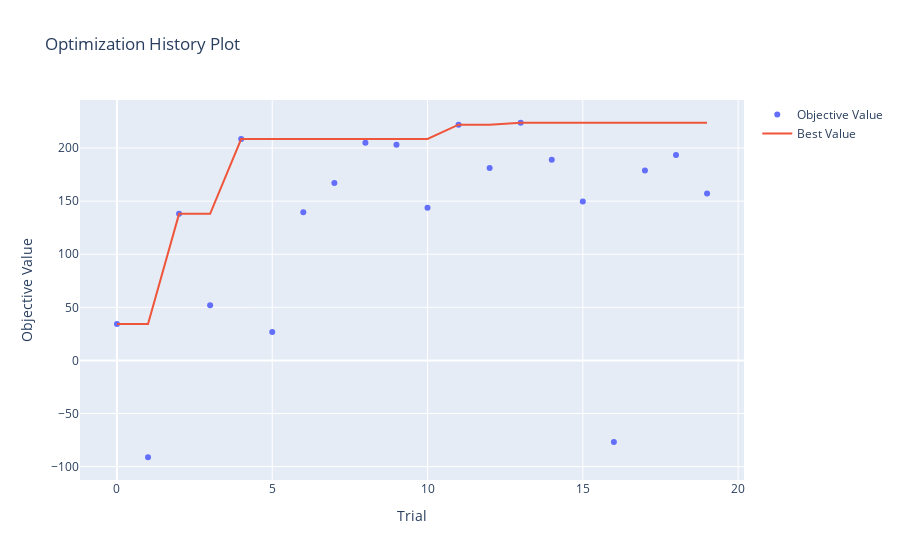

The notebook cell this image was saved under:
### Markdown cell above
### Step 10: Visualize Optuna Results

### Code cell
optuna.visualization.plot_optimization_history(study).show()

### Figure 1 — Plotly figure (JSON) as saved in the notebook; plotly's stock layout.template omitted (floating-point values rounded to 4 significant figures)
{"data": [{"mode": "markers", "name": "Objective Value", "x": [0, 1, 2, 3, 4, 5, 6, 7, 8, 9, 10, 11, 12, 13, 14, 15, 16, 17, 18, 19], "y": [34.2, -91.2, 138.0, 51.9, 208.5, 26.7, 139.5, 167.1, 204.9, 203.1, 143.7, 222.0, 181.2, 223.8, 189.0, 149.7, -76.8, 178.8, 193.5, 157.2], "type": "scatter"}, {"mode": "lines", "name": "Best Value", "x": [0, 1, 2, 3, 4, 5, 6, 7, 8, 9, 10, 11, 12, 13, 14, 15, 16, 17, 18, 19], "y": [34.2, 34.2, 138.0, 138.0, 208.5, 208.5, 208.5, 208.5, 208.5, 208.5, 208.5, 222.0, 222.0, 223.8, 223.8, 223.8, 223.8, 223.8, 223.8, 223.8], "type": "scatter"}, {"marker": {"color": "#cccccc"}, "mode": "markers", "name": "Infeasible Trial", "showlegend": false, "x": [], "y": [], "type": "scatter"}], "layout": {"title": {"text": "Optimization History Plot"}, "xaxis": {"title": {"text": "Trial"}}, "yaxis": {"title": {"text": "Objective Value"}}}}
